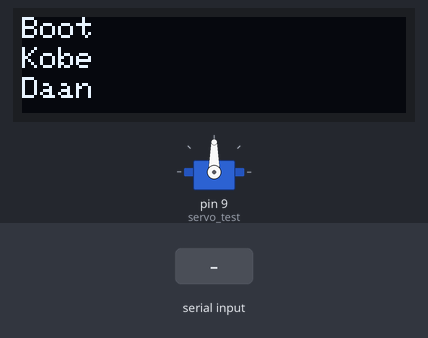
A sketch run on a simulated Arduino Uno, built with avr-gcc and run on an emulated ATmega328P. Shown: servo, 128×32 one-colour display. The inputs (shaded band) are chosen by the test bench. What the sketch prints to the serial monitor is not drawn.

Above: at 1.2 s.
1.3 s: "<direction>" received over Serial
At 1.8 s:
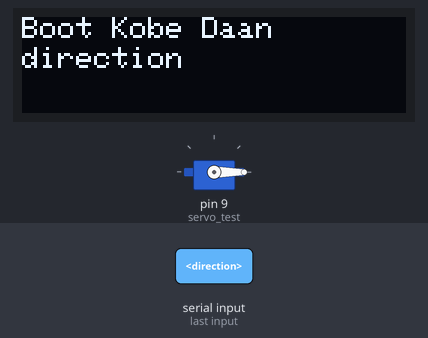
2.8 s: "<90 45>" received over Serial
At 4.0 s:
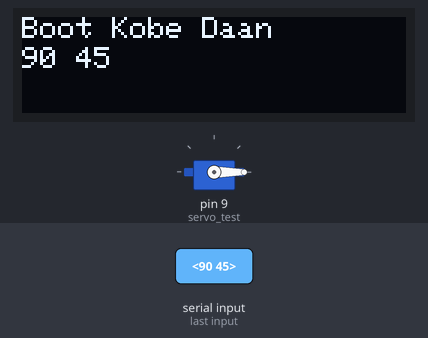
4.3 s: "<5>" received over Serial
At 5.0 s:
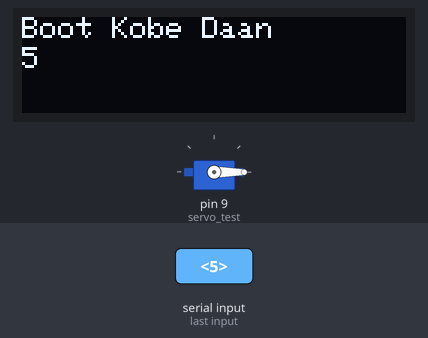
Timing chart, 0 to 7.3 s (numbered marks = the images above; inputs shaded):
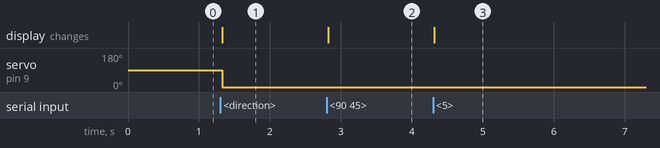

Measured:
- after the input at 1.3 s, servo on pin 9 (servo_test): 90° → 0° at once; the display: changes at once (image 1)
- after the input at 2.8 s, the display: changes at once (image 2)
- after the input at 4.3 s, the display: changes at once (image 3)

The sketch:

powerful_inari1.ino
```cpp
#include <SPI.h>
#include <Wire.h>
#include <Adafruit_GFX.h>
#include <Adafruit_SSD1306.h>

#define SCREEN_WIDTH 128 // OLED display width, in pixels
#define SCREEN_HEIGHT 32 // OLED display height, in pixels

// Declaration for an SSD1306 display connected to I2C (SDA, SCL pins)
#define OLED_RESET     4 // Reset pin # (or -1 if sharing Arduino reset pin)
Adafruit_SSD1306 display(SCREEN_WIDTH, SCREEN_HEIGHT, &Wire, OLED_RESET);

//<direction 7>


#include <Servo.h>             //Servo library

Servo servo_test;    		//initialize a servo object for the connected servo

const byte numChars = 32;
char receivedChars[numChars];

boolean newData = false;

void setup() {
    Serial.begin(9600);
    Serial.println("<Arduino is ready>");
  	servo_test.attach(9); 		 // attach the signal pin of servo to pin9 of arduino

    // SSD1306_SWITCHCAPVCC = generate display voltage from 3.3V internally
    if(!display.begin(SSD1306_SWITCHCAPVCC, 0x3C)) { // Address 0x3C for 128x32
      Serial.println(F("SSD1306 allocation failed"));
    }

    display.clearDisplay();
    display.setTextSize(1);             // Normal 1:1 pixel scale
    display.setTextColor(SSD1306_WHITE);        // Draw white text
    display.setCursor(0,0);             // Start at top-left corner
    display.println(F("Boot"));
    display.setCursor(0,10);             // Start at top-left corner
    display.println(F("Kobe"));
    display.setCursor(0,20);             // Start at top-left corner
    display.println(F("Daan"));
    display.display();
}

void loop() {


    recvWithStartEndMarkers();
    processNewCommand();
}

void recvWithStartEndMarkers() {
    static boolean recvInProgress = false;
    static byte ndx = 0;
    char startMarker = '<';
    char endMarker = '>';
    char rc;

 // if (Serial.available() > 0) {
    while (Serial.available() > 0 && newData == false) {
        rc = Serial.read();

        if (recvInProgress == true) {
            if (rc != endMarker) {
                receivedChars[ndx] = rc;
                ndx++;
                if (ndx >= numChars) {
                    ndx = numChars - 1;
                }
            }
            else {
                receivedChars[ndx] = '\0'; // terminate the string
                recvInProgress = false;
                ndx = 0;
                newData = true;
            }
        }

        else if (rc == startMarker) {
            recvInProgress = true;
        }
    }
}

void processNewCommand() {
    if (newData == true) {
        Serial.print("Commando ... ");
        Serial.println(receivedChars);
        newData = false;

      	String newCommand(receivedChars);
      	String opCode = getValue(newCommand, ' ', 0);
    	  int param = getValue(newCommand, ' ', 1).toInt();


        Serial.print("Command ... ");
        Serial.println(opCode);
        Serial.print("Param ... ");
      	Serial.println(param);

        display.clearDisplay();
        display.setCursor(0,0);             // Start at top-left corner
        display.println("Boot Kobe Daan");
        display.setCursor(0,10);             // Start at top-left corner
        display.println(newCommand);
        display.display();

      	if (opCode == "direction") {
        	servoMotor(param);
        }
    }
}

void servoMotor(int angle) {
  servo_test.write(angle);
}


String getValue(String data, char separator, int index)
{
  int found = 0;
  int strIndex[] = {0, -1};
  int maxIndex = data.length()-1;

  for(int i=0; i<=maxIndex && found<=index; i++){
    if(data.charAt(i)==separator || i==maxIndex){
        found++;
        strIndex[0] = strIndex[1]+1;
        strIndex[1] = (i == maxIndex) ? i+1 : i;
    }
  }

  return found>index ? data.substring(strIndex[0], strIndex[1]) : "";
}
```
